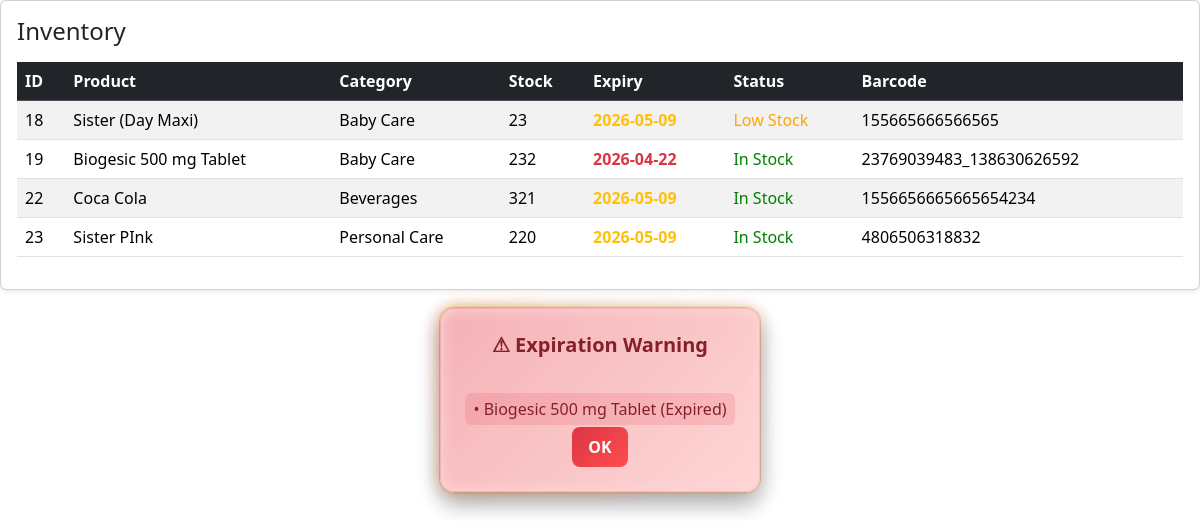
The page /reusablepage/inventorymanagement.php on the database its author committed.
### tables this page shows
CREATE TABLE `products` (
  `id` int(11) NOT NULL,
  `product_name` varchar(255) NOT NULL,
  `barcode` varchar(100) DEFAULT NULL,
  `category_id` int(11) DEFAULT NULL,
  `classification_id` int(11) DEFAULT NULL,
  `unit` varchar(50) DEFAULT NULL,
  `net_price` decimal(10,2) NOT NULL,
  `gross_price` decimal(10,2) NOT NULL,
  `imageproduct` varchar(500) NOT NULL
);

CREATE TABLE `product_categories` (
  `id` int(11) NOT NULL,
  `category_name` varchar(100) NOT NULL
);

### reusablepage/inventorymanagement.php (the view, shortened to what this page needs)
<?php
require_once __DIR__ . "/../function/addprodfunct.php";
require_once __DIR__ . "/../conn/connection_links.php";
$product = new ProductManagement($db);
$products = $product->getAllProducts();
echo $product->renderLowStockAlert();
echo $product->renderExpiryAlert();
?>
<link rel="stylesheet" href="../css/inventory.css">
<link rel="stylesheet" href="../css/table.css">
<div class="card shadow-sm">
    <div class="card-body">
        <div class="d-flex justify-content-between align-items-center mb-3">
            <h4 class="mb-0">Inventory</h4>
        </div>
        <table class="table table-striped table-hover align-middle w-100 myTableExport">
            <thead class="table-dark">
                <tr>
                    <th>ID</th>
                    <th>Product</th>
                    <th>Category</th>
                    <th>Stock</th>
                    <th>Expiry</th>
                    <th>Status</th>
                    <th>Barcode</th>
                </tr>
            </thead>
            <tbody>
                <?php foreach ($products as $prod): ?>
                    <tr>
                        <td><?= $prod['id'] ?></td>
                        <td><?= $prod['product_name'] ?></td>
                        <td><?= $prod['category_name'] ?? 'N/A' ?></td>
                        <td><?= $prod['quantity'] ?></td>
                        <td>
                            <?php
                            $expiry = $prod['expiry_date'] ?? null;
                            if (!$expiry) {
                                echo 'N/A';
                            } else {
                                $today = new DateTime();
                                $expDate = new DateTime($expiry);
                                $interval = $today->diff($expDate);
                                if ($expDate <= $today) {
                                    echo "<span class='text-danger fw-bold'>" . htmlspecialchars($expiry) . "</span>";
                                } elseif ($interval->days <= 90 && !$interval->invert) {
                                    echo "<span class='text-warning fw-bold'>" . htmlspecialchars($expiry) . "</span>";
                                } else {
                                    echo "<span class='text-success'>" . htmlspecialchars($expiry) . "</span>";
                                }
                            }
                            ?>
                        </td>
                        <td>
                            <?php
                            if ($prod['quantity'] <= 0) {
                                echo "<span style='color:red;'>Out of Stock</span>";
                            } elseif ($prod['quantity'] <= 50) {
                                echo "<span style='color:orange;'>Low Stock</span>";
                            } else {
                                echo "<span style='color:green;'>In Stock</span>";
                            }
                            ?>
                        </td>
                        <td><?= $prod['barcode'] ?></td>
                    </tr>
                    <?php endforeach; ?>
            </tbody>
        </table>
    </div>
</div>

### rows shown on the page
products: id "18", product_name "Sister (Day Maxi)", category.category_name "Baby Care", quantity "23", expiry "2026-05-09", shows "Low Stock", barcode "155665666566565"
products: id "19", product_name "Biogesic 500 mg Tablet", category.category_name "Baby Care", quantity "232", expiry "2026-04-22", shows "In Stock", barcode "23769039483_138630626592"
products: id "22", product_name "Coca Cola", category.category_name "Beverages", quantity "321", expiry "2026-05-09", shows "In Stock", barcode "1556656665665654234"
products: id "23", product_name "Sister PInk", category.category_name "Personal Care", quantity "220", expiry "2026-05-09", shows "In Stock", barcode "4806506318832"

### other values the page prints
$item['product_name'] "Sister (Day Maxi)"
$item['quantity'] "23"
$item['name'] "Biogesic 500 mg Tablet"
